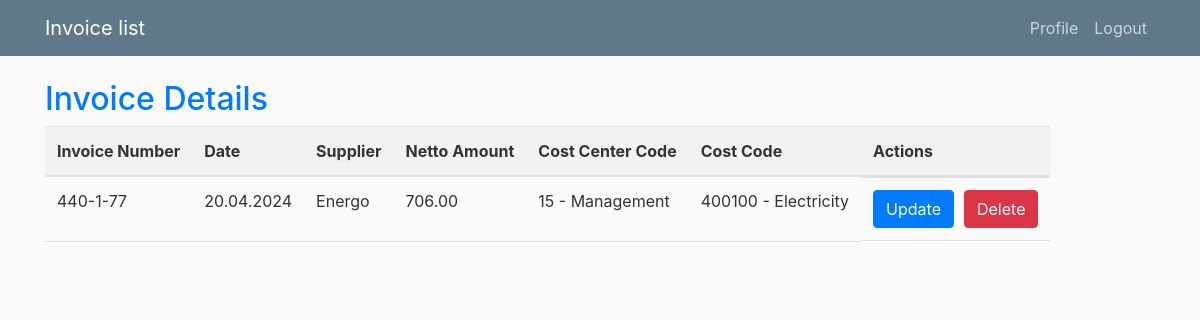
The page /detail/10/ (signed in) on the database as committed earlier.
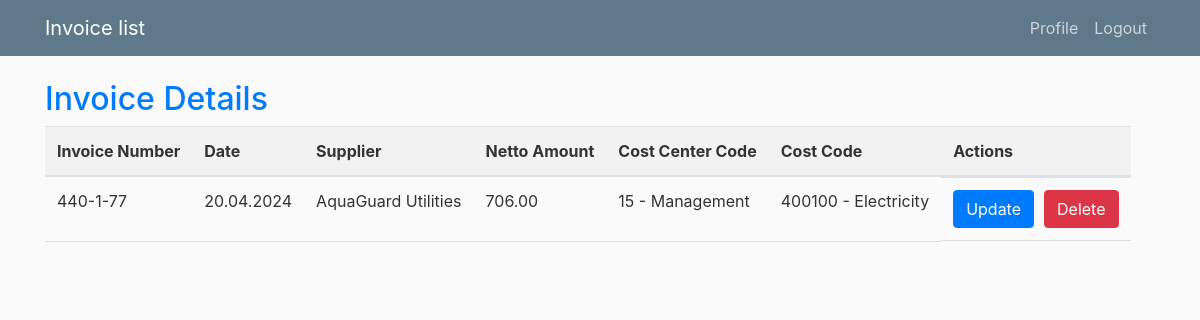
The same page on the database as committed later.
### invoice/models.py (models this page shows, shortened)
class Invoice(models.Model):
    cost_code = models.ForeignKey(TypeOfCost, on_delete=models.CASCADE)
    cost_center_code = models.ForeignKey(CostCenter, on_delete=models.CASCADE)
    supplier = models.ForeignKey(Supplier, on_delete=models.CASCADE)
    netto_amount = models.DecimalField(max_digits=10, decimal_places=2)
    date = models.DateField()
    invoice_number = models.CharField(max_length=20)
    user = models.ForeignKey(User, on_delete=models.CASCADE)

class Supplier(models.Model):
	supplier_name = models.CharField(max_length=40)
	def __str__(self):
         return self.supplier_name

class CostCenter(models.Model):
	cost_center_code = models.IntegerField()
	cost_center_name = models.CharField(max_length=40)
	def __str__(self):
	   return f"{self.cost_center_code} - {self.cost_center_name}"

class TypeOfCost(models.Model):
	cost_code = models.IntegerField()
	cost_name = models.CharField(max_length=40)
	def __str__(self):
	   return f"{self.cost_code} - {self.cost_name}"

### invoice/views.py (the view)
# urls.py: path('detail/<int:pk>/', views.invoice_detail, name='invoice-detail'),
@login_required
def invoice_detail(request, pk):
    invoice = get_object_or_404(Invoice, pk=pk)
    return render(request, 'invoice/invoice_detail.html', {'invoice': invoice})

### invoice/templates/invoice/invoice_detail.html (shortened to what this page needs)
{% extends "invoice/base.html" %}
{% load static %}
{% block content %}
    <h2 style="color: #007bff;">Invoice Details</h2>
    <div class="table">
        <table style="width: 100%;">
                <tr style="width: 1%;white-space: nowrap;">
                    <th scope="col" >Invoice Number</th>
                    <th scope="col">Date</th>
                    <th scope="col">Supplier</th>
                    <th scope="col">Netto Amount</th>
                    <th scope="col">Cost Center Code</th>
                    <th scope="col" >Cost Code</th>
                    <th scope="col">Actions</th>
                </tr>
            <tbody>
                <tr style="width: 1%;white-space: nowrap;">
                    <td>{{ invoice.invoice_number }}</td>
                    <td>{{ invoice.date|date:"d.m.Y" }}</td>
                    <td>{{ invoice.supplier }}</td>
                    <td>{{ invoice.netto_amount }}</td>
                    <td>{{ invoice.cost_center_code }}</td>
                    <td>{{ invoice.cost_code }}</td>
                    <td style="display: flex; align-items: center;">
                        <a href="{% url 'update_invoice' pk=invoice.pk %}" class="btn btn-primary" style="margin-right: 10px;">Update</a>
                        <form action="{% url 'delete_invoice' invoice.pk %}" method="post" style="display: inline;">
                            <button type="submit" class="btn btn-danger" onclick="return confirm('Are you sure you want to delete this invoice?');">Delete</button>
                        </form>
                    </td>
                </tr>
            </tbody>
        </table>
</div>
{% endblock content %}

Rows that differ between the two databases and show on the page:
changed Invoice "15 - Management": supplier "Energo" → "AquaGuard Utilities"
